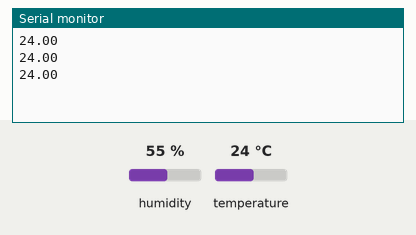
Recording of a sketch running on a simulated Arduino Uno, built with avr-gcc and run on an emulated ATmega328P. Shown: the last lines printed to the serial monitor. Inputs (shaded band) come from the test bench; at power-on: temperature 24 °C, humidity 55 %.

Above: at 3.1 s.
3.2 s: temperature set to 12 °C
At 4.9 s:
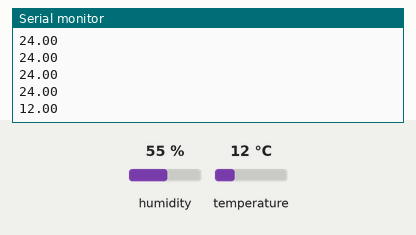
6.2 s: temperature set to 19 °C
At 8.3 s:
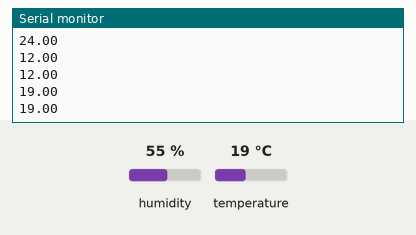
Timing chart, 0 to 9.8 s (numbered marks = the images above; inputs shaded):
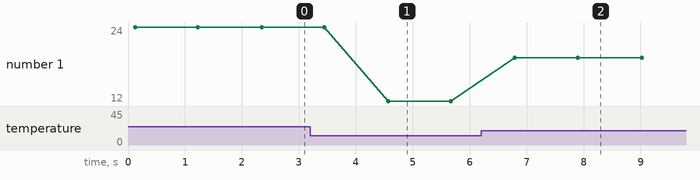

The sketch:

XBee_Arduino_DHT11.ino
```cpp
// This Program is developed to aquire sensor data from DHT22 Sensor
// Created by Dr. Nandkishor Motiram Dhawale and Kiran Ashok Shinde
// Date of Creation Dec 2020
// Project Name :  Aquire sensor data from DHT22 Sensor
// Recreated and Implemented by :- Kiran Shinde and Rohan Kulkarni. For PVPIT Budhgaon, I/C - R&D Cell
// Under Guidence of Dr.N.M.Dhawale, I/c- R&D Cell, P.V.P.I.T Budhgaon, Sangli, India in Dec 2020


#include "DHT.h"
#define DHTPIN 2
#define DHTTYPE DHT11
DHT dht(DHTPIN, DHTTYPE);
void setup() {
 Serial.begin(9600);
 dht.begin();
}
void loop() {
 // Wait for 10 minutes between measurements.
 delay(100);
 float h = dht.readHumidity();
 // Read temperature as Celsius
 float t = dht.readTemperature();
 // Check if any reads failed and exit early (to try again).
 if (isnan(h) || isnan(t) ) {
 Serial.println("Failed to read from DHT sensor!");
 return;
 }
 //Serial.print("Humidity: ");
//Serial.println(h);
// Serial.print(",");
//// Serial.print(" %\t");

 //Serial.print("Temperature: ");
 Serial.println(t);
//Serial.print(" *C ");
 delay(1000);
}
```

Measured:
- after the input at 3.2 s, the serial monitor: prints a new line after 1.4 s (image 1)
- after the input at 6.2 s, the serial monitor: prints a new line after 0.60 s (image 2)
- plotted number 1: 24 → 12 after the input at 3.2 s, 12 → 19 after the input at 6.2 s
